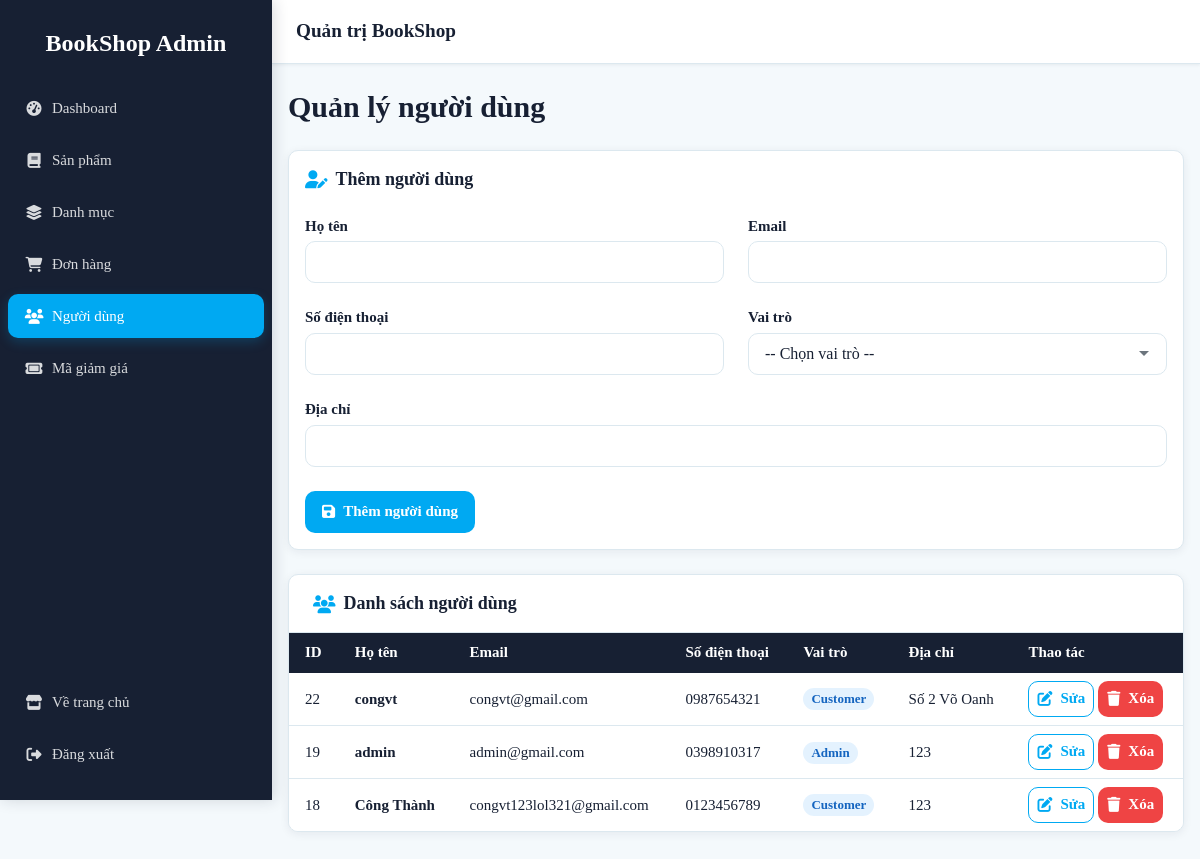
Before: /admin/users.php (signed in) with the older database file.
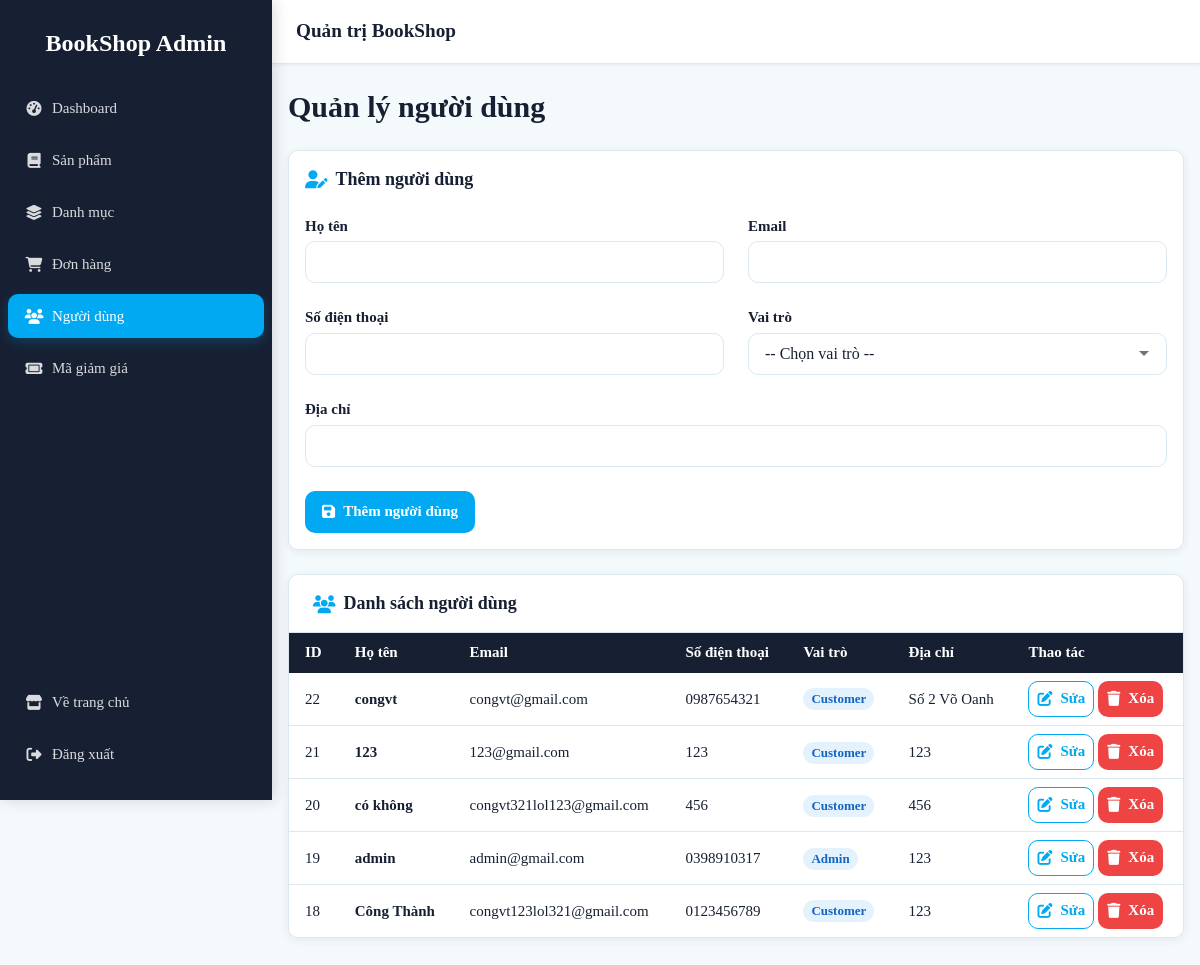
After: the same page with the newer database file.
### tables this page shows
CREATE TABLE `user` (
  `CustomerID` int(11) NOT NULL AUTO_INCREMENT,
  `RoleID` int(11) DEFAULT NULL,
  `LastName` varchar(50) NOT NULL,
  `FirstName` varchar(50) NOT NULL,
  `Email` varchar(100) NOT NULL,
  `Password` varchar(255) NOT NULL,
  `Phone` varchar(20) DEFAULT NULL,
  `Address` text DEFAULT NULL,
  `CreatedDate` datetime DEFAULT current_timestamp(),
  `username` varchar(100) DEFAULT NULL,
  `ResetToken` varchar(10) DEFAULT NULL,
  `ResetTokenExpires` datetime DEFAULT NULL,
  PRIMARY KEY (`CustomerID`),
  UNIQUE KEY `Email` (`Email`),
  KEY `fk_user_role` (`RoleID`),
  CONSTRAINT `fk_user_role` FOREIGN KEY (`RoleID`) REFERENCES `role` (`RoleID`) ON DELETE SET NULL
);

CREATE TABLE `role` (
  `RoleID` int(11) NOT NULL AUTO_INCREMENT,
  `RoleName` varchar(50) NOT NULL,
  `Description` text DEFAULT NULL,
  PRIMARY KEY (`RoleID`)
);

### admin/users.php (the view, shortened to what this page needs)
<?php
require_once 'data.php';
require_once 'partials.php';
$editUser = null;
$users = [];
$resUsers = $conn->query("
  SELECT u.CustomerID, u.LastName, u.FirstName, u.Email, u.Phone, u.Address, r.RoleName
  FROM user u
  LEFT JOIN role r ON u.RoleID = r.RoleID
  ORDER BY u.CustomerID DESC
");
if ($resUsers) {
  while ($row = $resUsers->fetch_assoc()) {
    $users[] = $row;
  }
}
$editFullName = $editUser ? trim(($editUser['LastName'] ?? '') . ' ' . ($editUser['FirstName'] ?? '')) : '';
?>
<!DOCTYPE html>
<html lang="vi">
<head>
  <title>Quản lý người dùng</title><?= adminCssLinks() ?>
</head>
<body>
  <div class="app-layout">
    <main class="page-content">
      <header class="page-header"><div><h1>Quản lý người dùng</h1></div></header>
      <form method="post" class="card admin-form-card">
        <div class="card__body form">
          <h2 class="admin-form-card__title"><i class="fa-solid fa-user-pen" aria-hidden="true"></i><?= $editUser ? 'Chỉnh sửa người dùng' : 'Thêm người dùng' ?></h2>
          <div class="form-row">
            <div class="form-group">
              <label class="form-label">Họ tên</label>
              <input class="form-control" name="name" value="<?= h($editFullName) ?>" required>
            </div>
            <div class="form-group">
              <label class="form-label">Email</label>
              <input class="form-control" type="email" name="email" value="<?= h($editUser['Email'] ?? '') ?>" required>
            </div>
          </div>
          <div class="form-row">
            <div class="form-group">
              <label class="form-label">Số điện thoại</label>
              <input class="form-control" type="text" name="phone" value="<?= h($editUser['Phone'] ?? '') ?>">
            </div>
            <div class="form-group">
              <label class="form-label">Vai trò</label>
              <select class="form-control" name="role_id" required>
                <option value="">-- Chọn vai trò --</option>
              </select>
            </div>
          </div>
          <div class="form-row">
            <div class="form-group form-group--full">
              <label class="form-label">Địa chỉ</label>
              <input class="form-control" type="text" name="address" value="<?= h($editUser['Address'] ?? '') ?>">
            </div>
          </div>
          <div class="btn-group">
            <button class="btn btn--primary" type="submit"><i class="fa-solid fa-floppy-disk" aria-hidden="true"></i><?= $editUser ? 'Cập nhật người dùng' : 'Thêm người dùng' ?></button>
          </div>
        </div>
      </form>
      <section class="admin-table-card" aria-labelledby="users-table-title">
        <h2 id="users-table-title" class="admin-table-card__title"><i class="fa-solid fa-users" aria-hidden="true"></i>Danh sách người dùng</h2>
        <div class="table-wrapper">
        <table class="table">
          <thead>
            <tr>
              <th>ID</th>
              <th>Họ tên</th>
              <th>Email</th>
              <th>Số điện thoại</th>
              <th>Vai trò</th>
              <th>Địa chỉ</th>
              <th>Thao tác</th>
            </tr>
          </thead>
          <tbody>
            <?php if (empty($users)): ?>
              <tr><td colspan="7"><div class="admin-table-empty"><i class="fa-solid fa-users-slash" aria-hidden="true"></i><strong>Chưa có người dùng</strong><span>Danh sách người dùng hiện đang trống.</span></div></td></tr>
            <?php else: ?>
            <?php foreach ($users as $user): ?>
              <tr>
                <td><?= h($user['CustomerID']) ?></td>
                <td><strong><?= h(($user['LastName'] ?? '') . ' ' . ($user['FirstName'] ?? '')) ?></strong></td>
                <td><?= h($user['Email']) ?></td>
                <td><?= h($user['Phone'] ?? 'Chưa cập nhật') ?></td>
                <td><span class="badge badge--info"><?= h($user['RoleName'] ?? 'Chưa xác định') ?></span></td>
                <td><?= h($user['Address'] ?? 'Chưa cập nhật') ?></td>
                <td class="table__actions">
                  <a class="btn btn--sm btn--outline" href="users.php?edit=<?= h($user['CustomerID']) ?>"><i class="fa-solid fa-pen-to-square" aria-hidden="true"></i>Sửa</a>
                  <form method="post" onsubmit="return confirm('Bạn có chắc chắn muốn xóa người dùng này?')" style="display:inline">
                    <button class="btn btn--sm btn--danger" type="submit"><i class="fa-solid fa-trash" aria-hidden="true"></i>Xóa</button>
                  </form>
                </td>
              </tr>
            <?php endforeach; ?>
            <?php endif; ?>
          </tbody>
        </table>
        </div>
      </section>
    </main>
  </div>
  </div>
</body>
</html>

Changed rows visible on the page:
added user: CustomerID "21", LastName+FirstName "123", Email "123@gmail.com", Phone "123", RoleID.RoleName "Customer", Address "123"
added user: CustomerID "20", LastName+FirstName "có không", Email "congvt321lol123@gmail.com", Phone "456", RoleID.RoleName "Customer", Address "456"
